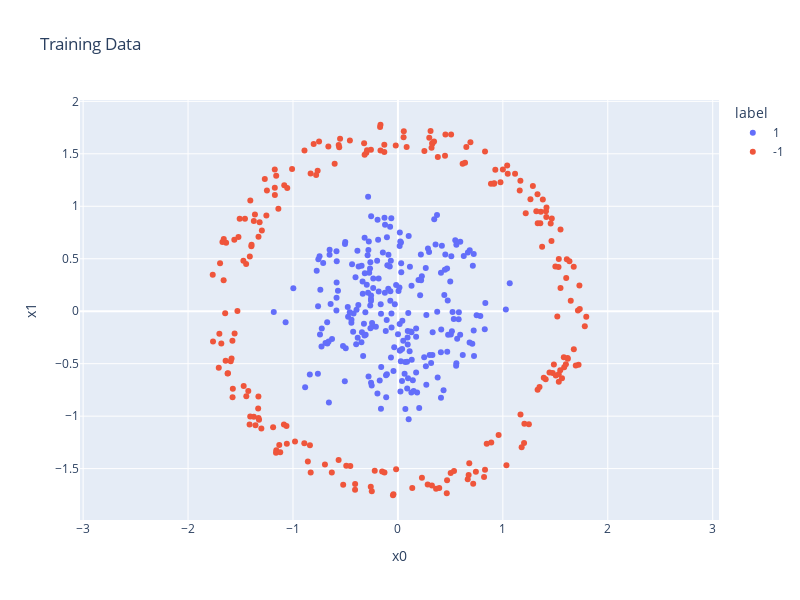

This figure's notebook cell:
### Code cell
fig = px.scatter(
    data_train,
    x='x0',
    y='x1',
    color='label',
    title='Training Data'
)
fig.update_yaxes(
    scaleanchor='x',
    scaleratio=1
)
fig.update_layout(
    width=800,
    height=600
)
fig

### Figure 1 — Plotly figure (JSON) as saved in the notebook; plotly's stock layout.template omitted (floating-point values rounded to 4 significant figures; data arrays with more than 128 entries replaced by an {"elided": "..."} marker saying what was removed)
{"data": [{"hovertemplate": "label=1<br>x0=%{x}<br>x1=%{y}<extra></extra>", "legendgroup": "1", "marker": {"color": "#636efa", "symbol": "circle"}, "mode": "markers", "name": "1", "orientation": "v", "showlegend": true, "type": "scatter", "x": {"elided": "231 float values"}, "xaxis": "x", "y": {"elided": "231 float values"}, "yaxis": "y"}, {"hovertemplate": "label=-1<br>x0=%{x}<br>x1=%{y}<extra></extra>", "legendgroup": "-1", "marker": {"color": "#EF553B", "symbol": "circle"}, "mode": "markers", "name": "-1", "orientation": "v", "showlegend": true, "type": "scatter", "x": {"elided": "219 float values"}, "xaxis": "x", "y": {"elided": "219 float values"}, "yaxis": "y"}], "layout": {"height": 600, "legend": {"title": {"text": "label"}, "tracegroupgap": 0}, "title": {"text": "Training Data"}, "width": 800, "xaxis": {"anchor": "y", "domain": [0, 1], "title": {"text": "x0"}}, "yaxis": {"anchor": "x", "domain": [0, 1], "scaleanchor": "x", "scaleratio": 1, "title": {"text": "x1"}}}}
